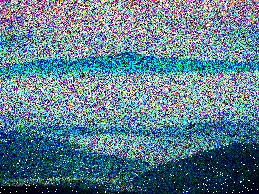
#> input picture task2 - done/noisy.jpg, 259 x 194 px
$ python 'landscape - code.py'
#> lines starting #> are read from the running program, lines starting #| are printed output that depends on the picture
import cv2 as cv
import numpy as np
import matplotlib.pyplot as plt

img = cv.imread('noisy.jpg', 1)
#> img is the input picture: shape (194, 259, 3); mean B, G, R 141.7, 125.4, 93.3
img_rgb = cv.cvtColor(img, cv.COLOR_BGR2RGB)
med = cv.medianBlur(img_rgb, 3)
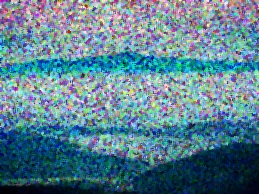
#> med: shape (194, 259, 3); mean R, G, B 91.5, 128.6, 144.9
dst = cv.fastNlMeansDenoisingColored(med, None, 7, 7, 5, 21)
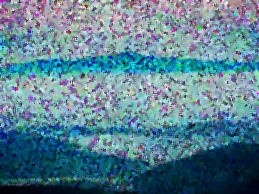
#> dst: shape (194, 259, 3); mean R, G, B 90.2, 128.1, 144.9
cv.imwrite('landscape_denoised.jpg', cv.cvtColor(dst, cv.COLOR_RGB2BGR))

plt.subplot(1,2,1)
plt.imshow(img_rgb)
plt.title("Original")
plt.axis("off")

plt.subplot(1,2,2)
plt.imshow(dst)
plt.title("nl")
plt.axis("off")

plt.show()
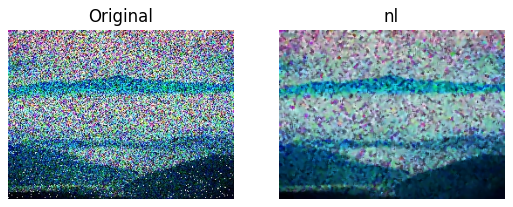
#> figure drawn by matplotlib, 2 panels
